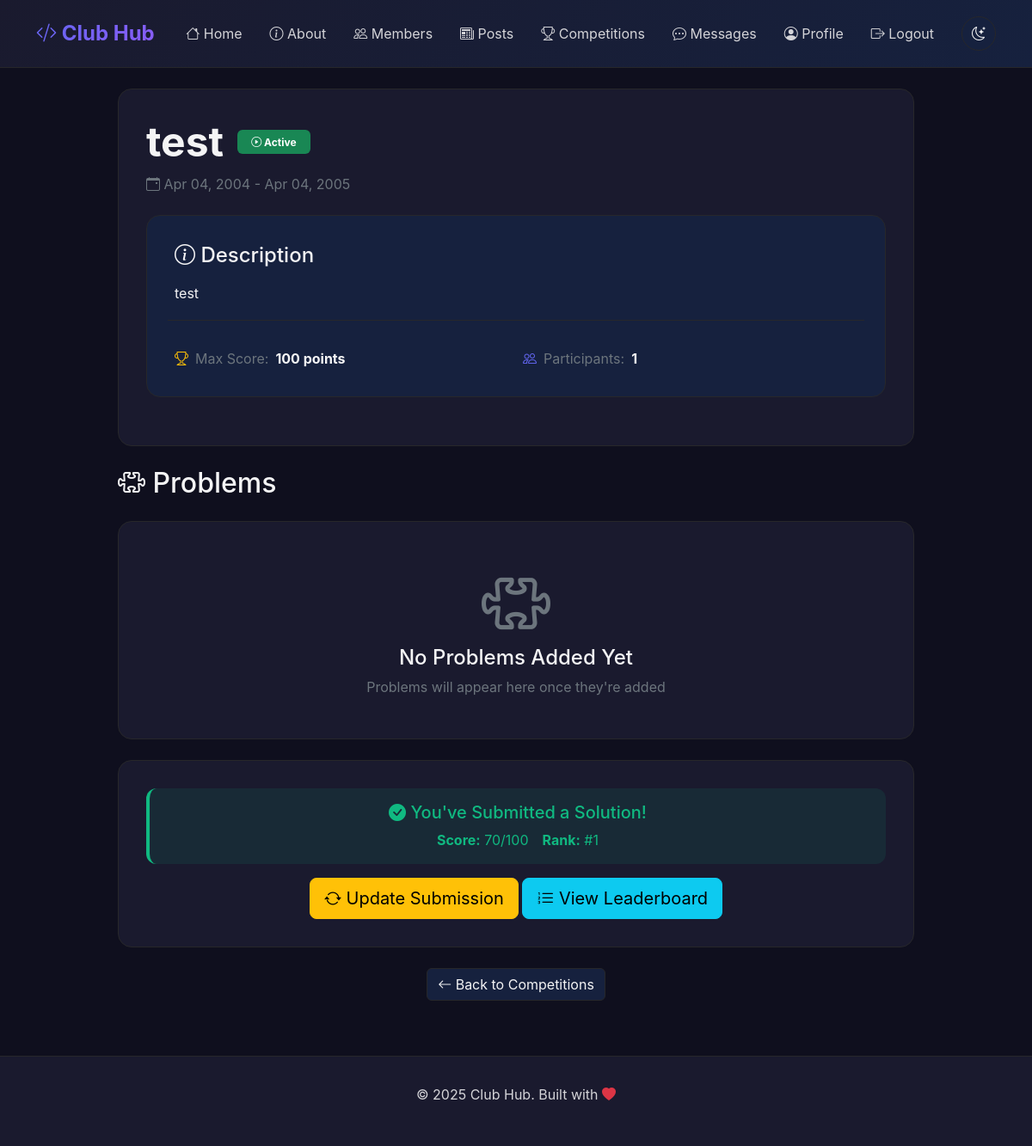
The app's page /competitions/1/ (signed in) with its own data.
### competitions/models.py (models this page shows, shortened)
class Competition(models.Model):
    STATUS_CHOICES = [
        ('upcoming', 'Upcoming'),
        ('active', 'Active'),
        ('completed', 'Completed'),
    ]
    title = models.CharField(max_length=200)
    description = models.TextField()
    start_date = models.DateTimeField()
    end_date = models.DateTimeField()
    status = models.CharField(max_length=20, choices=STATUS_CHOICES, default='upcoming')
    max_score = models.PositiveIntegerField(default=100)
    created_by = models.ForeignKey(
        settings.AUTH_USER_MODEL,
        on_delete=models.CASCADE,
        related_name='created_competitions'
    )
    created_at = models.DateTimeField(auto_now_add=True)
    class Meta:
        ordering = ['-start_date']
    @property
    def total_participants(self):
        return self.submissions.values('user').distinct().count()

class Submission(models.Model):
    competition = models.ForeignKey(
        Competition,
        on_delete=models.CASCADE,
        related_name='submissions'
    )
    user = models.ForeignKey(
        settings.AUTH_USER_MODEL,
        on_delete=models.CASCADE,
        related_name='submissions'
    )
    solution = models.TextField(help_text="Code or text solution")
    score = models.PositiveIntegerField(default=0)
    rank = models.PositiveIntegerField(null=True, blank=True)
    submitted_at = models.DateTimeField(auto_now_add=True)
    scored_by = models.ForeignKey(
        settings.AUTH_USER_MODEL,
        on_delete=models.SET_NULL,
        null=True,
        blank=True,
        related_name='scored_submissions'
    )
    scored_at = models.DateTimeField(null=True, blank=True)
    feedback = models.TextField(blank=True)
    class Meta:
        ordering = ['-score', 'submitted_at']
        unique_together = ['competition', 'user']

### competitions/views.py (the view)
# urls.py: path('<int:pk>/', views.competition_detail, name='detail'),
@login_required
def competition_detail(request, pk):
    competition = get_object_or_404(Competition, pk=pk)
    problems = competition.problems.all()
    user_submission = None
    if not request.user.is_admin:
        try:
            user_submission = Submission.objects.get(competition=competition, user=request.user)
        except Submission.DoesNotExist:
            pass
    context = {
        'competition': competition,
        'problems': problems,
        'user_submission': user_submission,
    }
    return render(request, 'competitions/detail.html', context)

### accounts/models.py (called while the page is built)
    @property
    def is_admin(self):
        return self.role == 'admin'

### competitions/templates/competitions/detail.html (shortened to what this page needs)
{% extends 'base.html' %}
{% block content %}
<div class="row justify-content-center">
    <div class="col-lg-10">
        <div class="card-custom mb-4">
            <div class="d-flex justify-content-between align-items-start flex-wrap gap-3 mb-4">
                <div class="flex-grow-1">
                    <div class="d-flex align-items-center gap-3 mb-2">
                        <h1 class="display-5 fw-bold mb-0">{{ competition.title }}</h1>
                        <span class="badge {% if competition.status == 'active' %}bg-success{% elif competition.status == 'upcoming' %}bg-primary{% else %}bg-secondary{% endif %} px-3 py-2">
                            {% if competition.status == 'active' %}
                                <i class="bi bi-play-circle"></i>
                            {% elif competition.status == 'upcoming' %}
                                <i class="bi bi-clock"></i>
                            {% else %}
                                <i class="bi bi-check-circle"></i>
                            {% endif %}
                            {{ competition.get_status_display }}
                        </span>
                    </div>
                    <p class="text-secondary mb-0">
                        <i class="bi bi-calendar-event"></i> {{ competition.start_date|date:"M d, Y" }} - {{ competition.end_date|date:"M d, Y" }}
                    </p>
                </div>
            </div>
            <div class="card-custom mb-4" style="background: var(--bg-tertiary);">
                <h4 class="mb-3"><i class="bi bi-info-circle"></i> Description</h4>
                <p style="white-space: pre-wrap; color: var(--text-primary); line-height: 1.8;">{{ competition.description }}</p>
                <div class="row g-3 mt-2 pt-3 border-top" style="border-color: var(--border-color) !important;">
                    <div class="col-md-6">
                        <div class="d-flex align-items-center gap-2">
                            <i class="bi bi-trophy text-warning"></i>
                            <span class="text-secondary">Max Score:</span>
                            <strong style="color: var(--text-primary);">{{ competition.max_score }} points</strong>
                        </div>
                    </div>
                    <div class="col-md-6">
                        <div class="d-flex align-items-center gap-2">
                            <i class="bi bi-people" style="color: var(--accent-primary);"></i>
                            <span class="text-secondary">Participants:</span>
                            <strong style="color: var(--text-primary);">{{ competition.total_participants }}</strong>
                        </div>
                    </div>
                </div>
            </div>
        </div>
        <h2 class="mb-4"><i class="bi bi-puzzle"></i> Problems</h2>
        {% if problems %}
            <div class="row g-4 mb-4">
                {% for problem in problems %}
                    <div class="col-12">
                        <div class="card-custom" style="border-left: 4px solid var(--accent-primary);">
                            <div class="d-flex justify-content-between align-items-start gap-3">
                                <div class="flex-grow-1">
                                    <h4 class="mb-3">
                                        <span class="badge bg-primary me-2">{{ forloop.counter }}</span>
                                        {{ problem.title }}
                                    </h4>
                                    <p style="white-space: pre-wrap; color: var(--text-secondary); line-height: 1.6;">{{ problem.description }}</p>
                                </div>
                                <div class="text-center">
                                    <div class="rounded-circle d-inline-flex align-items-center justify-content-center"
                                         style="width: 60px; height: 60px; background: linear-gradient(135deg, #6366f1, #8b5cf6); color: white; font-weight: 600;">
                                        {{ problem.points }}
                                    </div>
                                    <small class="d-block text-secondary mt-1">points</small>
                                </div>
                            </div>
                        </div>
                    </div>
                {% endfor %}
            </div>
        {% else %}
            <div class="card-custom text-center py-5 mb-4">
                <i class="bi bi-puzzle display-1 text-secondary mb-3"></i>
                <h4>No Problems Added Yet</h4>
                <p class="text-secondary mb-0">Problems will appear here once they're added</p>
            </div>
        {% endif %}
        {% if not user.is_admin %}
            <div class="card-custom text-center">
                {% if user_submission %}
                    <div class="alert alert-success mb-3">
                        <h5 class="alert-heading mb-2">
                            <i class="bi bi-check-circle-fill"></i> You've Submitted a Solution!
                        </h5>
                        <div class="row g-3 justify-content-center">
                            <div class="col-auto">
                                <strong>Score:</strong> {{ user_submission.score }}/{{ competition.max_score }}
                            </div>
                            <div class="col-auto">
                                <strong>Rank:</strong> #{{ user_submission.rank|default:"Unranked" }}
                            </div>
                        </div>
                    </div>
                    <a href="{% url 'competitions:submit' competition.pk %}" class="btn btn-warning btn-lg">
                        <i class="bi bi-arrow-repeat"></i> Update Submission
                    </a>
                {% else %}
                    <a href="{% url 'competitions:submit' competition.pk %}" class="btn btn-primary btn-lg">
                        <i class="bi bi-send"></i> Submit Solution
                    </a>
                {% endif %}
                <a href="{% url 'competitions:leaderboard' competition.pk %}" class="btn btn-info btn-lg">
                    <i class="bi bi-list-ol"></i> View Leaderboard
                </a>
            </div>
        {% endif %}
        <div class="text-center mt-4">
            <a href="{% url 'competitions:list' %}" class="btn btn-secondary">
                <i class="bi bi-arrow-left"></i> Back to Competitions
            </a>
        </div>
    </div>
</div>
{% endblock %}

### templates/base.html (style rules this page uses)
:root[data-theme="dark"] { --bg-primary: #0f0f1e; --bg-secondary: #1a1a2e; --bg-tertiary: #16213e; --text-primary: #f4f4f5; --text-secondary: #d4d4d8; --text-muted: #a1a1aa; --accent-primary: #6366f1; --accent-secondary: #8b5cf6; --border-color: #27272a; --success: #10b981; --warning: #f59e0b; --danger: #ef4444; --input-bg: #1a1a2e; --input-text: #f4f4f5; }
* { margin: 0; padding: 0; box-sizing: border-box; }
body { background: var(--bg-primary); color: var(--text-primary); font-family: 'Inter', -apple-system, BlinkMacSystemFont, 'Segoe UI', sans-serif; min-height: 100vh; transition: background 0.3s, color 0.3s; }
.btn-secondary, .btn-outline-secondary { background: var(--bg-tertiary); border: 1px solid var(--border-color); color: var(--text-primary) !important; }
.card-custom { background: var(--bg-secondary); border: 1px solid var(--border-color); border-radius: 16px; padding: 2rem; transition: transform 0.3s, box-shadow 0.3s; }
.alert { border-radius: 12px; border: none; padding: 1rem 1.5rem; }
.alert-success { background: rgba(16, 185, 129, 0.1); border-left: 4px solid var(--success); color: var(--success); }

### records on screen
Competition: title "test", status "Active", start_date "Apr 04, 2004", end_date "Apr 04, 2005", description "test", max_score "100", total_participants "1"
Submission: score "70", rank "1"
